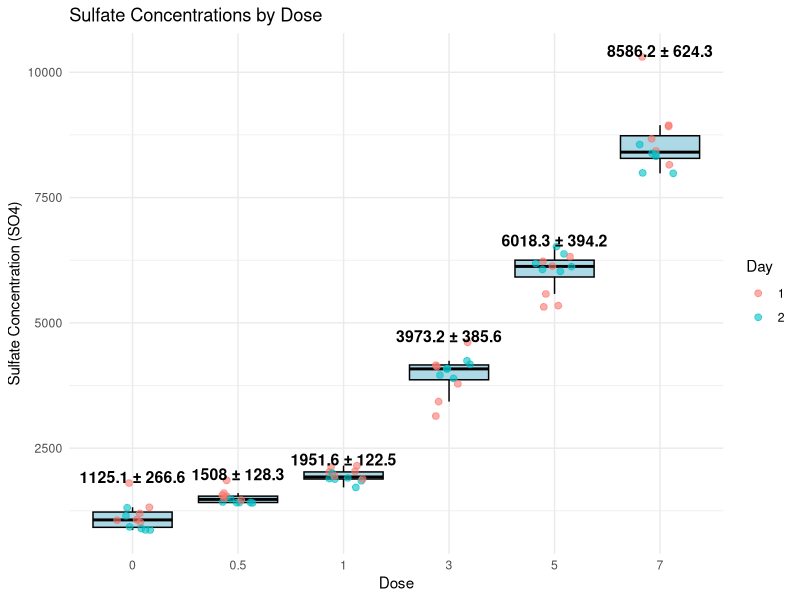
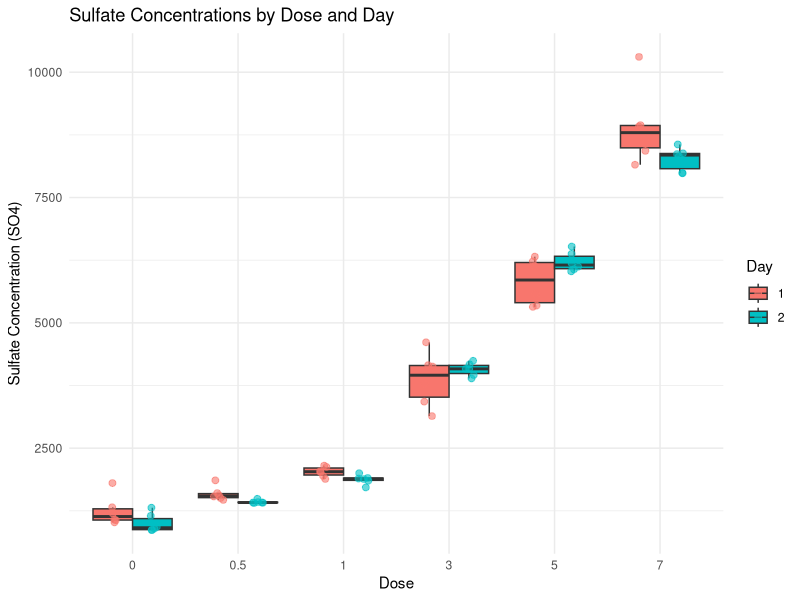
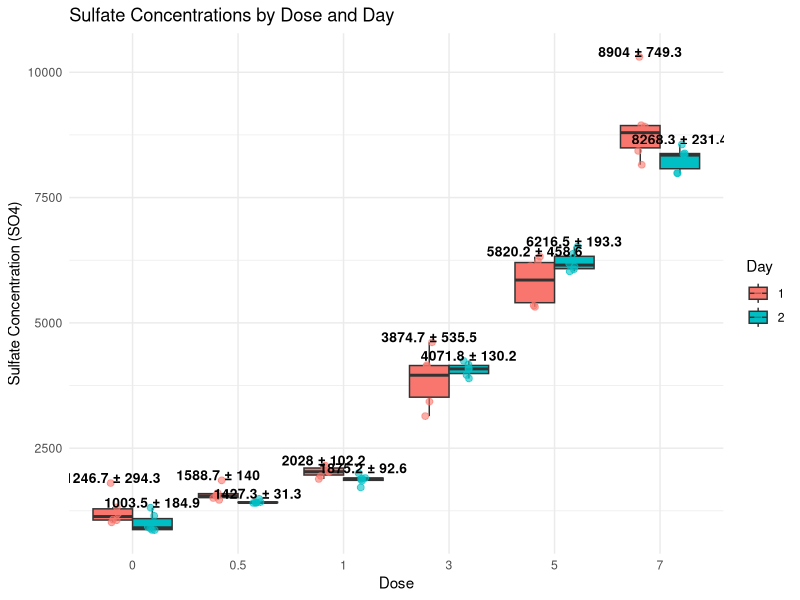

R code for these plots, in order:
#analyzing sulfate data 

library(readxl)
library(dplyr)

assay_sulfate <- read_excel("Assay Experiment/assay_sulfate_data.xlsx")

assay_sulfate <- assay_sulfate %>%
  mutate(SO4 = as.numeric(SO4)) %>%
  filter(!is.na(SO4)) %>%
  mutate(SO4 = round(SO4, 0))%>%
  mutate(Dose = ifelse(Flask %in% c("init1", "init2"), "init", Dose))|>
  filter(Round == 2)|>
  mutate(Day = as.factor(Day))



library(ggplot2)

####visualize sulfate####

# Prepare data
boxplot_data <- assay_sulfate %>%
  filter(!is.na(Dose)) %>%
  mutate(Dose = as.factor(Dose))

# Calculate mean and SD for labels
stats_labels <- boxplot_data %>%
  group_by(Dose) %>%
  summarise(
    mean_SO4 = mean(SO4, na.rm = TRUE),
    sd_SO4 = sd(SO4, na.rm = TRUE),
    label = paste0(round(mean_SO4, 1), " ± ", round(sd_SO4, 1)),
    y_pos = max(SO4, na.rm = TRUE) + 1  # position label slightly above the highest point
  )
ggplot(boxplot_data, aes(x = Dose, y = SO4)) +
  geom_boxplot(fill = "lightblue", color = "black", outlier.shape = NA) +
  geom_jitter(aes(color = Day),  # map color to Day
              width = 0.2, size = 2, alpha = 0.6) +
  geom_text(
    data = stats_labels,
    aes(x = Dose, y = y_pos, label = label),
    inherit.aes = FALSE,
    vjust = 0,
    fontface = "bold",
    size = 4
  ) +
  labs(
    title = "Sulfate Concentrations by Dose",
    x = "Dose",
    y = "Sulfate Concentration (SO4)",
    color = "Day"
  ) +
  theme_minimal()

ggplot(boxplot_data, aes(x = Dose, y = SO4, fill = Day)) +
  geom_boxplot(position = position_dodge(width = 0.75), outlier.shape = NA) +
  geom_jitter(aes(color = Day),
              position = position_jitterdodge(jitter.width = 0.2, dodge.width = 0.75),
              size = 2, alpha = 0.6) +
  labs(
    title = "Sulfate Concentrations by Dose and Day",
    x = "Dose",
    y = "Sulfate Concentration (SO4)",
    fill = "Day",
    color = "Day"
  ) +
  theme_minimal()

####having the days seperate####
# Make sure Day is a factor
boxplot_data <- assay_sulfate %>%
  filter(!is.na(Dose)) %>%
  mutate(
    Dose = as.factor(Dose),
    Day = as.factor(Day)
  )

# Calculate mean and SD for each Dose-Day group
stats_labels <- boxplot_data %>%
  group_by(Dose, Day) %>%
  summarise(
    mean_SO4 = mean(SO4, na.rm = TRUE),
    sd_SO4 = sd(SO4, na.rm = TRUE),
    label = paste0(round(mean_SO4, 1), " ± ", round(sd_SO4, 1)),
    y_pos = max(SO4, na.rm = TRUE) + 1,
    .groups = "drop"
  )

# Plot with grouped boxplots and summary labels
ggplot(boxplot_data, aes(x = Dose, y = SO4, fill = Day)) +
  geom_boxplot(position = position_dodge(width = 0.75), outlier.shape = NA) +
  geom_jitter(
    aes(color = Day),
    position = position_jitterdodge(jitter.width = 0.2, dodge.width = 0.75),
    size = 2,
    alpha = 0.6
  ) +
  geom_text(
    data = stats_labels,
    aes(x = Dose, y = y_pos, label = label, group = Day),
    position = position_dodge(width = 0.75),
    vjust = 0,
    fontface = "bold",
    size = 3.5,
    inherit.aes = FALSE
  ) +
  labs(
    title = "Sulfate Concentrations by Dose and Day",
    x = "Dose",
    y = "Sulfate Concentration (SO4)",
    fill = "Day",
    color = "Day"
  ) +
  theme_minimal()
